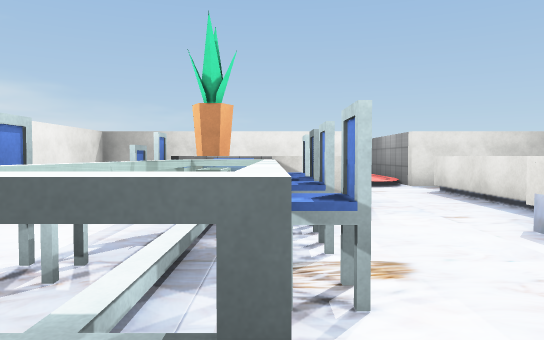
view 1 (above)

24 first-person views from a walk through a 3-D level made in the Unity game engine. The camera is 1.5 m above the floor, tilts 2° down and sees 70° across. The floor is counted in squares, 2 m on a side. Each view is taken from the middle of a square. On the plan, view 1 faces up. The plan holds only what a view shows up to about 12 squares ahead; the rest is blank. The place goes on beyond the plan. The player is left out. Some animated figures are left out. Door leaves are left out, so doorways stand open. Some surface patterns are stand-ins.

view 2
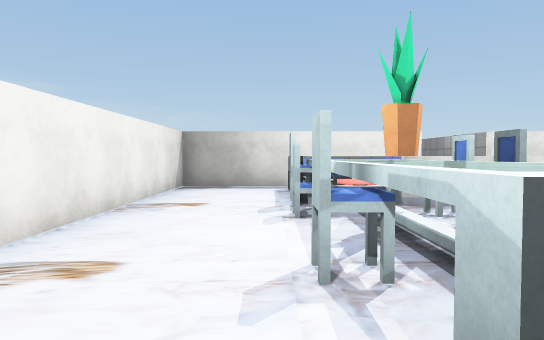

view 3
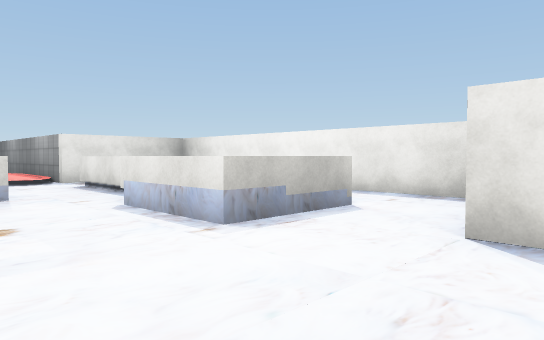

view 4
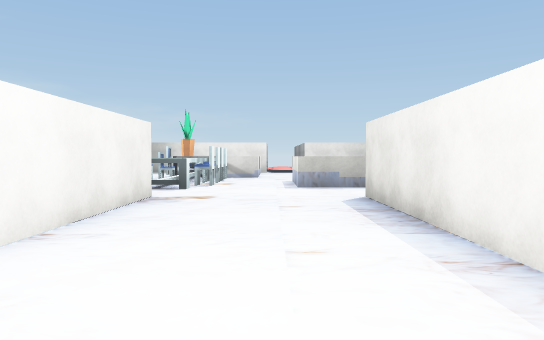

view 5
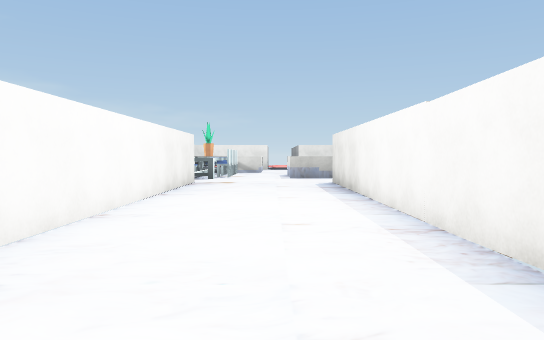

view 6
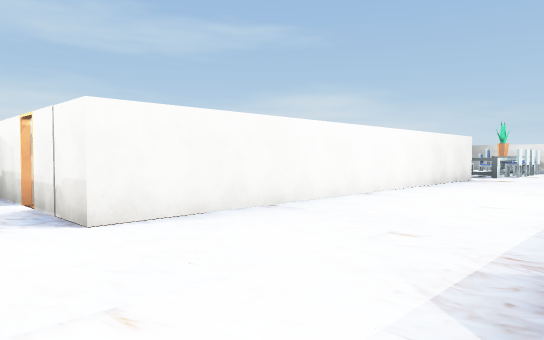

view 7
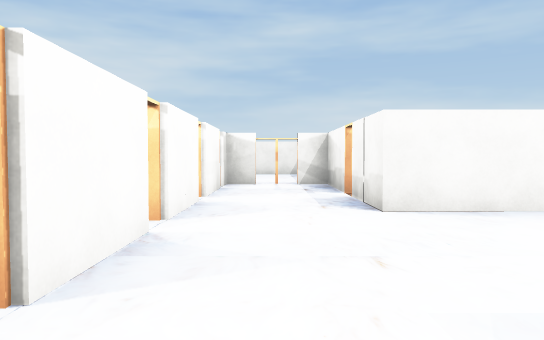

view 8
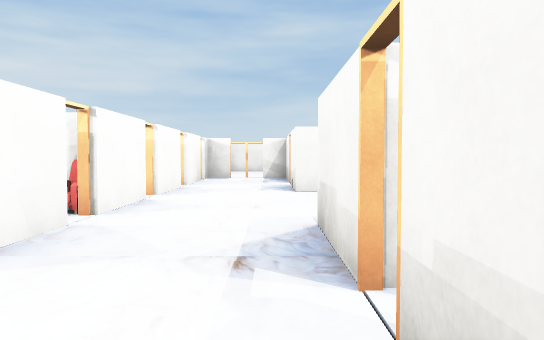

view 9
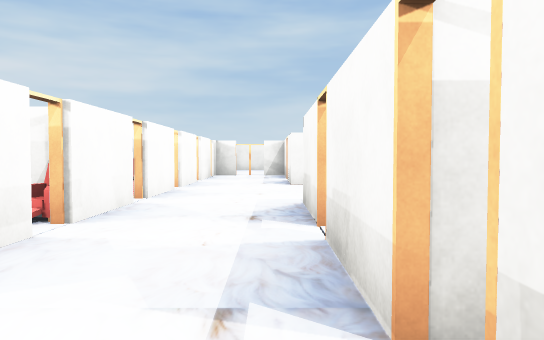

view 10
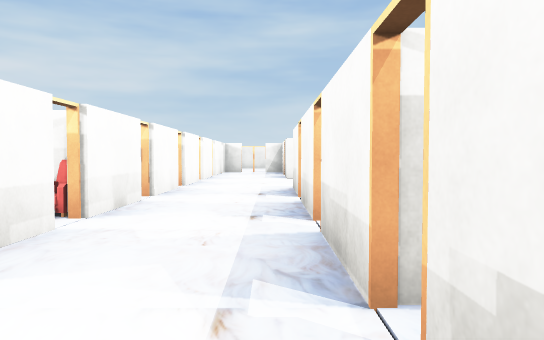

view 11
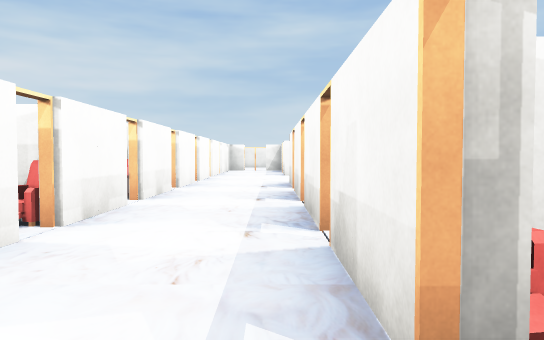

view 12
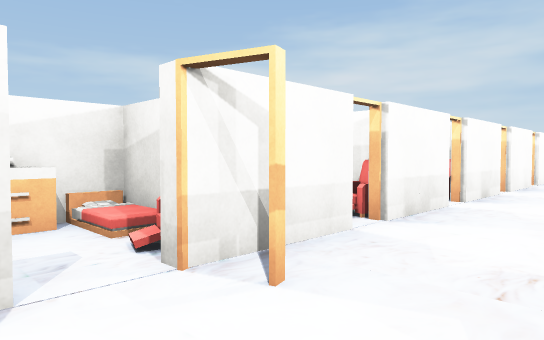

view 13
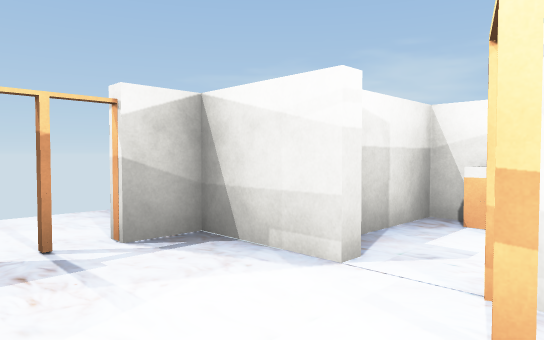

view 14
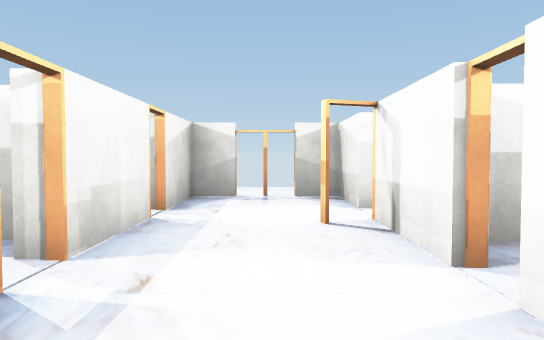

view 15
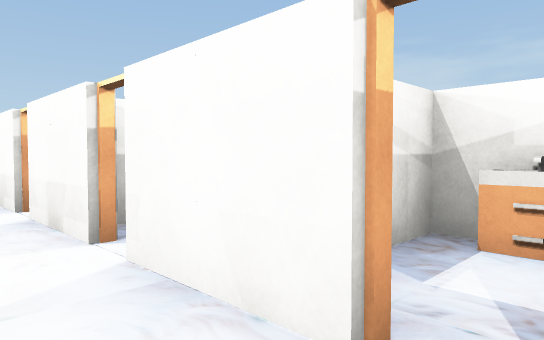

view 16
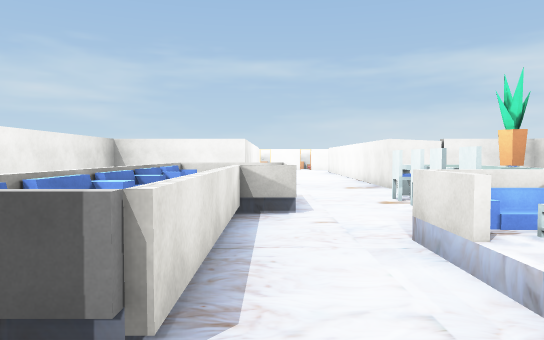

view 17
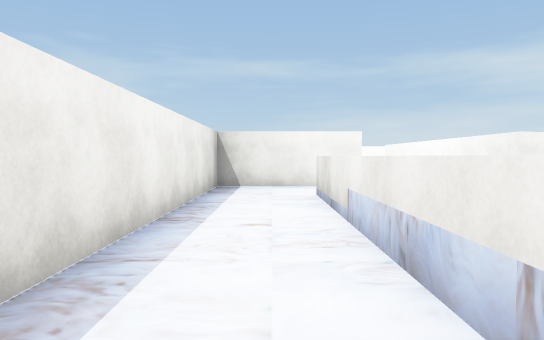

view 18
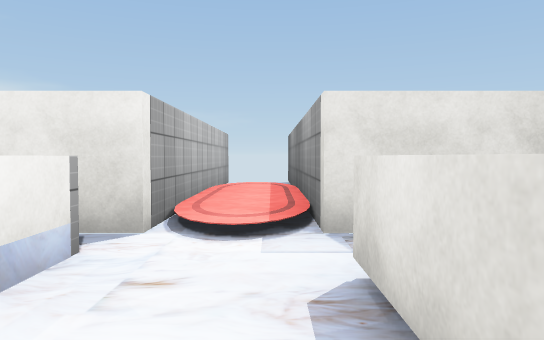

view 19
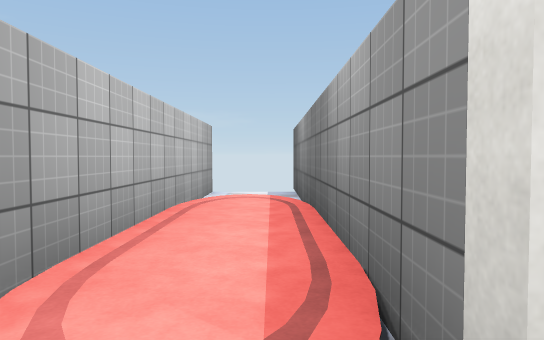

view 20
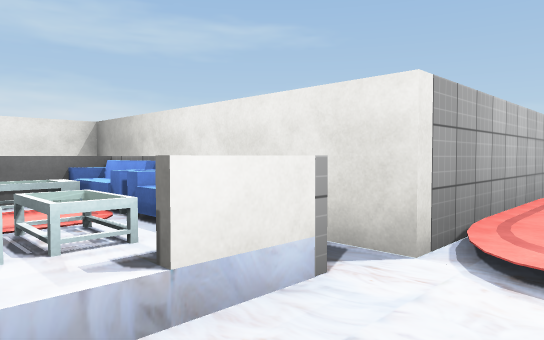

view 21
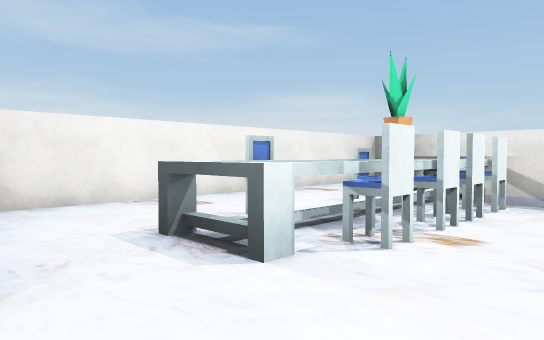

view 22
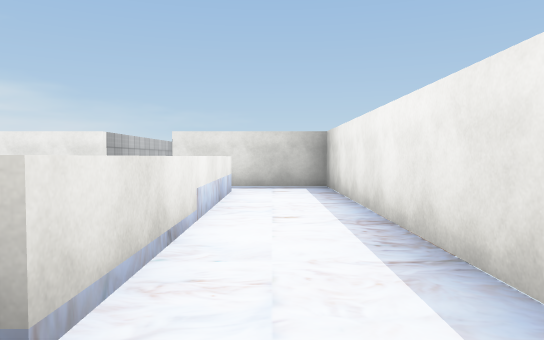

view 23
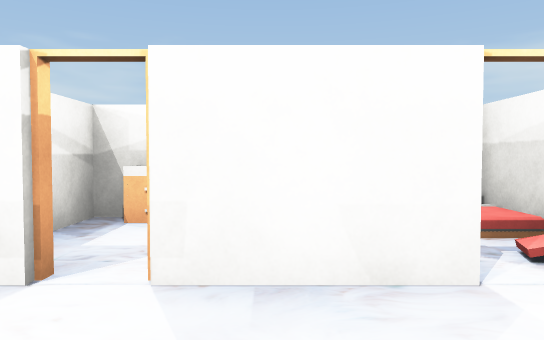

view 24
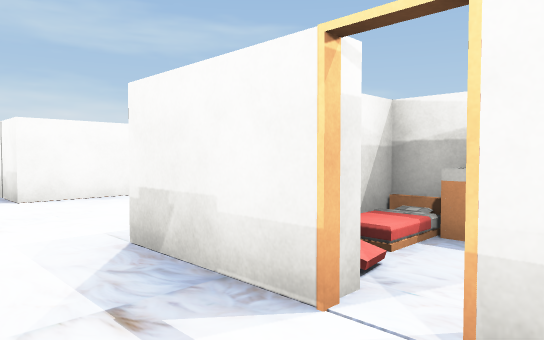

### Floor plan
Key: @ floor where view 1 was taken; # wall or solid block; . main floor; : floor 0.25 m higher than the main floor; / step, stairs or slope; D open door; = window, fence, low wall or low ledge; ^ raised ledge; P plant; R rug; C chair; A drawers; B bed; O other object.
Columns run from 6 left of view 1 to 16 right of it. Each row starts with its distance up from view 1.
 18           #
 17         ..#
 16        #..#
 15        #//#
 14        #/:#
 13        #::#
 12        #::#
 11        #::#
 10  #######//#####
  9  #..####......#
  8  #...RO#..^O..#
  7  #...RR#..^#..#
  6  #..O^^O..^O..#
  5  #..O^O...^O..#
  4  #...PO..#^O..#
  3  #...^O..  O..#
  2  #..O^O.. =#..#
  1  #...^^.......#
  0  #....@.......#
 -1  #####....#####
 -2      #....#
 -3      #....#
 -4      #....#
 -5      #....#
 -6      #....#
 -7      #....#
 -8      #....#
 -9      #....#
-10      #.... BA
-11      #....##.     ##
-12 ###D #....#CD# D DDCD##
-13 DD.D........D..D.D..D.D
-14 DD....................D
-15 #DD#D##D#DD#D#DD#D#DD.#
-16         #C#C/###CC#C.##
-17         #AA#A#    ##A#
-18         #BA# #     #B#

Positions as (right, up) in squares from view 1, and headings:
1: (0, 0), facing up
2: (-2, 0), facing up
3: (0, -2), facing up-right
4: (2, -8), facing up
5: (2, -12), facing up
6: (4, -14), facing up-left
7: (5, -14), facing left
8: (8, -13), facing left
9: (10, -13), facing left
10: (13, -13), facing left
11: (15, -13), facing left
12: (15, -13), facing down-left
13: (13, -13), facing down-right
14: (9, -14), facing right
15: (3, -14), facing down-right
16: (3, 10), facing down
17: (6, 9), facing down
18: (3, 6), facing up
19: (3, 9), facing up
20: (3, 7), facing up-left
21: (2, -1), facing up-left
22: (6, 0), facing up
23: (5, -13), facing down
24: (7, -14), facing up-left
